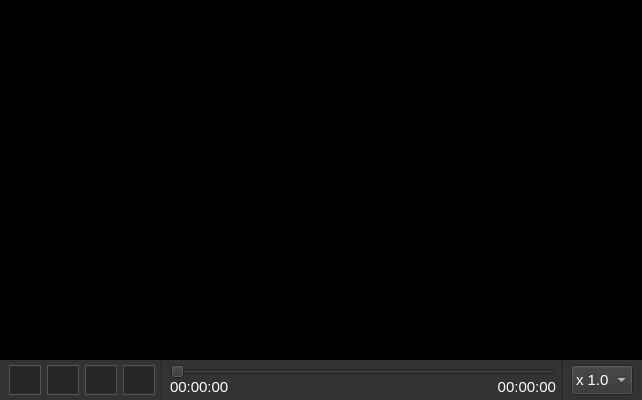
<?xml version="1.0" encoding="UTF-8"?>
<ui version="4.0">
 <class>videoPlayerMainWindow</class>
 <widget class="QMainWindow" name="videoPlayerMainWindow">
  <property name="geometry">
   <rect>
    <x>0</x>
    <y>0</y>
    <width>642</width>
    <height>400</height>
   </rect>
  </property>
  <property name="minimumSize">
   <size>
    <width>0</width>
    <height>400</height>
   </size>
  </property>
  <property name="focusPolicy">
   <enum>Qt::StrongFocus</enum>
  </property>
  <property name="windowTitle">
   <string>Video Player</string>
  </property>
  <property name="windowIcon">
   <iconset>
    <normaloff>icons/alpha_icon.png</normaloff>icons/alpha_icon.png</iconset>
  </property>
  <property name="styleSheet">
   <string notr="true">color: rgb(255, 255, 255);
background-color: rgb(136, 138, 133);</string>
  </property>
  <widget class="QWidget" name="centralwidget">
   <property name="styleSheet">
    <string notr="true">background-color: rgb(0, 0, 0);</string>
   </property>
   <layout class="QGridLayout" name="gridLayout">
    <property name="leftMargin">
     <number>0</number>
    </property>
    <property name="topMargin">
     <number>0</number>
    </property>
    <property name="rightMargin">
     <number>0</number>
    </property>
    <property name="bottomMargin">
     <number>0</number>
    </property>
    <property name="spacing">
     <number>0</number>
    </property>
    <item row="0" column="0">
     <widget class="QFrame" name="videoFrame">
      <property name="styleSheet">
       <string notr="true"/>
      </property>
      <property name="frameShape">
       <enum>QFrame::StyledPanel</enum>
      </property>
      <property name="frameShadow">
       <enum>QFrame::Raised</enum>
      </property>
      <layout class="QGridLayout" name="gridLayout_3">
       <property name="sizeConstraint">
        <enum>QLayout::SetDefaultConstraint</enum>
       </property>
       <property name="leftMargin">
        <number>0</number>
       </property>
       <property name="topMargin">
        <number>0</number>
       </property>
       <property name="rightMargin">
        <number>0</number>
       </property>
       <property name="bottomMargin">
        <number>0</number>
       </property>
       <property name="horizontalSpacing">
        <number>0</number>
       </property>
       <property name="verticalSpacing">
        <number>6</number>
       </property>
       <item row="0" column="0">
        <widget class="QFrame" name="frame_2">
         <property name="maximumSize">
          <size>
           <width>16777215</width>
           <height>16777215</height>
          </size>
         </property>
         <property name="styleSheet">
          <string notr="true">background-color: rgb(0, 0, 0);</string>
         </property>
         <property name="frameShape">
          <enum>QFrame::NoFrame</enum>
         </property>
         <property name="frameShadow">
          <enum>QFrame::Plain</enum>
         </property>
        </widget>
       </item>
      </layout>
     </widget>
    </item>
    <item row="1" column="0">
     <widget class="QFrame" name="controlsFrame">
      <property name="minimumSize">
       <size>
        <width>0</width>
        <height>40</height>
       </size>
      </property>
      <property name="maximumSize">
       <size>
        <width>16777215</width>
        <height>40</height>
       </size>
      </property>
      <property name="styleSheet">
       <string notr="true">color: rgb(255, 255, 255);
background-color: #333333;</string>
      </property>
      <layout class="QHBoxLayout" name="horizontalLayout">
       <property name="spacing">
        <number>6</number>
       </property>
       <property name="topMargin">
        <number>0</number>
       </property>
       <property name="bottomMargin">
        <number>0</number>
       </property>
       <item>
        <widget class="QPushButton" name="saveButton">
         <property name="minimumSize">
          <size>
           <width>32</width>
           <height>30</height>
          </size>
         </property>
         <property name="maximumSize">
          <size>
           <width>32</width>
           <height>30</height>
          </size>
         </property>
         <property name="focusPolicy">
          <enum>Qt::NoFocus</enum>
         </property>
         <property name="toolTip">
          <string>Save (D)</string>
         </property>
         <property name="styleSheet">
          <string notr="true">QPushButton {
	background-color: #262626;
	color: #ffffff;
	border: 1px solid #555555;
	padding: 3px;
}
QPushButton::pressed {
	background-color: #888888;
	color: #262626;
}</string>
         </property>
         <property name="text">
          <string/>
         </property>
         <property name="icon">
          <iconset>
           <normaloff>icons/save.png</normaloff>icons/save.png</iconset>
         </property>
         <property name="iconSize">
          <size>
           <width>20</width>
           <height>20</height>
          </size>
         </property>
        </widget>
       </item>
       <item>
        <widget class="QPushButton" name="playPauseButton">
         <property name="minimumSize">
          <size>
           <width>32</width>
           <height>30</height>
          </size>
         </property>
         <property name="maximumSize">
          <size>
           <width>32</width>
           <height>30</height>
          </size>
         </property>
         <property name="focusPolicy">
          <enum>Qt::NoFocus</enum>
         </property>
         <property name="toolTip">
          <string>Play (SPACE BAR)</string>
         </property>
         <property name="styleSheet">
          <string notr="true">QPushButton {
	background-color: #262626;
	color: #ffffff;
	border: 1px solid #555555;
	padding: 3px;
}
QPushButton::pressed {
	background-color: #888888;
	color: #262626;
}</string>
         </property>
         <property name="text">
          <string/>
         </property>
         <property name="icon">
          <iconset>
           <normaloff>icons/play.png</normaloff>icons/play.png</iconset>
         </property>
         <property name="iconSize">
          <size>
           <width>20</width>
           <height>20</height>
          </size>
         </property>
        </widget>
       </item>
       <item>
        <widget class="QPushButton" name="stopButton">
         <property name="minimumSize">
          <size>
           <width>32</width>
           <height>30</height>
          </size>
         </property>
         <property name="maximumSize">
          <size>
           <width>32</width>
           <height>30</height>
          </size>
         </property>
         <property name="focusPolicy">
          <enum>Qt::NoFocus</enum>
         </property>
         <property name="toolTip">
          <string>Stop (S)</string>
         </property>
         <property name="styleSheet">
          <string notr="true">QPushButton {
	background-color: #262626;
	color: #ffffff;
	border: 1px solid #555555;
	padding: 3px;
}
QPushButton::pressed {
	background-color: #888888;
	color: #262626;
}</string>
         </property>
         <property name="text">
          <string/>
         </property>
         <property name="icon">
          <iconset>
           <normaloff>icons/stop.png</normaloff>icons/stop.png</iconset>
         </property>
         <property name="iconSize">
          <size>
           <width>20</width>
           <height>20</height>
          </size>
         </property>
        </widget>
       </item>
       <item>
        <widget class="QPushButton" name="repeatButton">
         <property name="minimumSize">
          <size>
           <width>32</width>
           <height>30</height>
          </size>
         </property>
         <property name="maximumSize">
          <size>
           <width>32</width>
           <height>30</height>
          </size>
         </property>
         <property name="focusPolicy">
          <enum>Qt::NoFocus</enum>
         </property>
         <property name="toolTip">
          <string>Repeat OFF (R)</string>
         </property>
         <property name="styleSheet">
          <string notr="true">QPushButton {
	background-color: #262626;
	color: #ffffff;
	border: 1px solid #555555;
	padding: 3px;
}
QPushButton::pressed {
	background-color: #888888;
	color: #262626;
}</string>
         </property>
         <property name="text">
          <string/>
         </property>
         <property name="icon">
          <iconset>
           <normaloff>icons/repeat_off.png</normaloff>icons/repeat_off.png</iconset>
         </property>
         <property name="iconSize">
          <size>
           <width>20</width>
           <height>20</height>
          </size>
         </property>
         <property name="checkable">
          <bool>true</bool>
         </property>
        </widget>
       </item>
       <item>
        <widget class="Line" name="line">
         <property name="orientation">
          <enum>Qt::Vertical</enum>
         </property>
        </widget>
       </item>
       <item>
        <layout class="QVBoxLayout" name="verticalLayout">
         <property name="spacing">
          <number>0</number>
         </property>
         <property name="topMargin">
          <number>4</number>
         </property>
         <item>
          <widget class="QSlider" name="progressSlider">
           <property name="minimumSize">
            <size>
             <width>225</width>
             <height>0</height>
            </size>
           </property>
           <property name="maximumSize">
            <size>
             <width>16777215</width>
             <height>16777215</height>
            </size>
           </property>
           <property name="focusPolicy">
            <enum>Qt::NoFocus</enum>
           </property>
           <property name="styleSheet">
            <string notr="true">background-color:#333333;</string>
           </property>
           <property name="maximum">
            <number>1000</number>
           </property>
           <property name="pageStep">
            <number>20</number>
           </property>
           <property name="orientation">
            <enum>Qt::Horizontal</enum>
           </property>
          </widget>
         </item>
         <item>
          <layout class="QHBoxLayout" name="horizontalLayout_2">
           <property name="spacing">
            <number>0</number>
           </property>
           <property name="topMargin">
            <number>0</number>
           </property>
           <property name="bottomMargin">
            <number>5</number>
           </property>
           <item>
            <widget class="QLabel" name="currentTimeLabel">
             <property name="font">
              <font>
               <pointsize>11</pointsize>
              </font>
             </property>
             <property name="text">
              <string>00:00:00</string>
             </property>
            </widget>
           </item>
           <item>
            <widget class="QLabel" name="totalDurationLabel">
             <property name="font">
              <font>
               <pointsize>11</pointsize>
              </font>
             </property>
             <property name="text">
              <string>00:00:00</string>
             </property>
             <property name="alignment">
              <set>Qt::AlignRight|Qt::AlignTrailing|Qt::AlignVCenter</set>
             </property>
            </widget>
           </item>
          </layout>
         </item>
        </layout>
       </item>
       <item>
        <widget class="Line" name="line_2">
         <property name="orientation">
          <enum>Qt::Vertical</enum>
         </property>
        </widget>
       </item>
       <item>
        <widget class="QComboBox" name="videoRateComboBox">
         <property name="minimumSize">
          <size>
           <width>0</width>
           <height>30</height>
          </size>
         </property>
         <property name="maximumSize">
          <size>
           <width>80</width>
           <height>30</height>
          </size>
         </property>
         <property name="font">
          <font>
           <pointsize>11</pointsize>
          </font>
         </property>
         <property name="focusPolicy">
          <enum>Qt::NoFocus</enum>
         </property>
         <property name="toolTip">
          <string>Rate</string>
         </property>
         <property name="editable">
          <bool>false</bool>
         </property>
         <property name="currentText">
          <string>x 1.0</string>
         </property>
         <property name="currentIndex">
          <number>9</number>
         </property>
         <property name="maxCount">
          <number>20</number>
         </property>
         <item>
          <property name="text">
           <string>x 0.1</string>
          </property>
         </item>
         <item>
          <property name="text">
           <string>x 0.2</string>
          </property>
         </item>
         <item>
          <property name="text">
           <string>x 0.3</string>
          </property>
         </item>
         <item>
          <property name="text">
           <string>x 0.4</string>
          </property>
         </item>
         <item>
          <property name="text">
           <string>x 0.5</string>
          </property>
         </item>
         <item>
          <property name="text">
           <string>x 0.6</string>
          </property>
         </item>
         <item>
          <property name="text">
           <string>x 0.7</string>
          </property>
         </item>
         <item>
          <property name="text">
           <string>x 0.8</string>
          </property>
         </item>
         <item>
          <property name="text">
           <string>x 0.9</string>
          </property>
         </item>
         <item>
          <property name="text">
           <string>x 1.0</string>
          </property>
         </item>
         <item>
          <property name="text">
           <string>x 1.1</string>
          </property>
         </item>
         <item>
          <property name="text">
           <string>x 1.2</string>
          </property>
         </item>
         <item>
          <property name="text">
           <string>x 1.3</string>
          </property>
         </item>
         <item>
          <property name="text">
           <string>x 1.4</string>
          </property>
         </item>
         <item>
          <property name="text">
           <string>x 1.5</string>
          </property>
         </item>
         <item>
          <property name="text">
           <string>x 1.6</string>
          </property>
         </item>
         <item>
          <property name="text">
           <string>x 1.7</string>
          </property>
         </item>
         <item>
          <property name="text">
           <string>x 1.8</string>
          </property>
         </item>
         <item>
          <property name="text">
           <string>x 1.9</string>
          </property>
         </item>
         <item>
          <property name="text">
           <string>x 2.0</string>
          </property>
         </item>
        </widget>
       </item>
      </layout>
     </widget>
    </item>
   </layout>
  </widget>
 </widget>
 <resources/>
 <connections/>
</ui>
